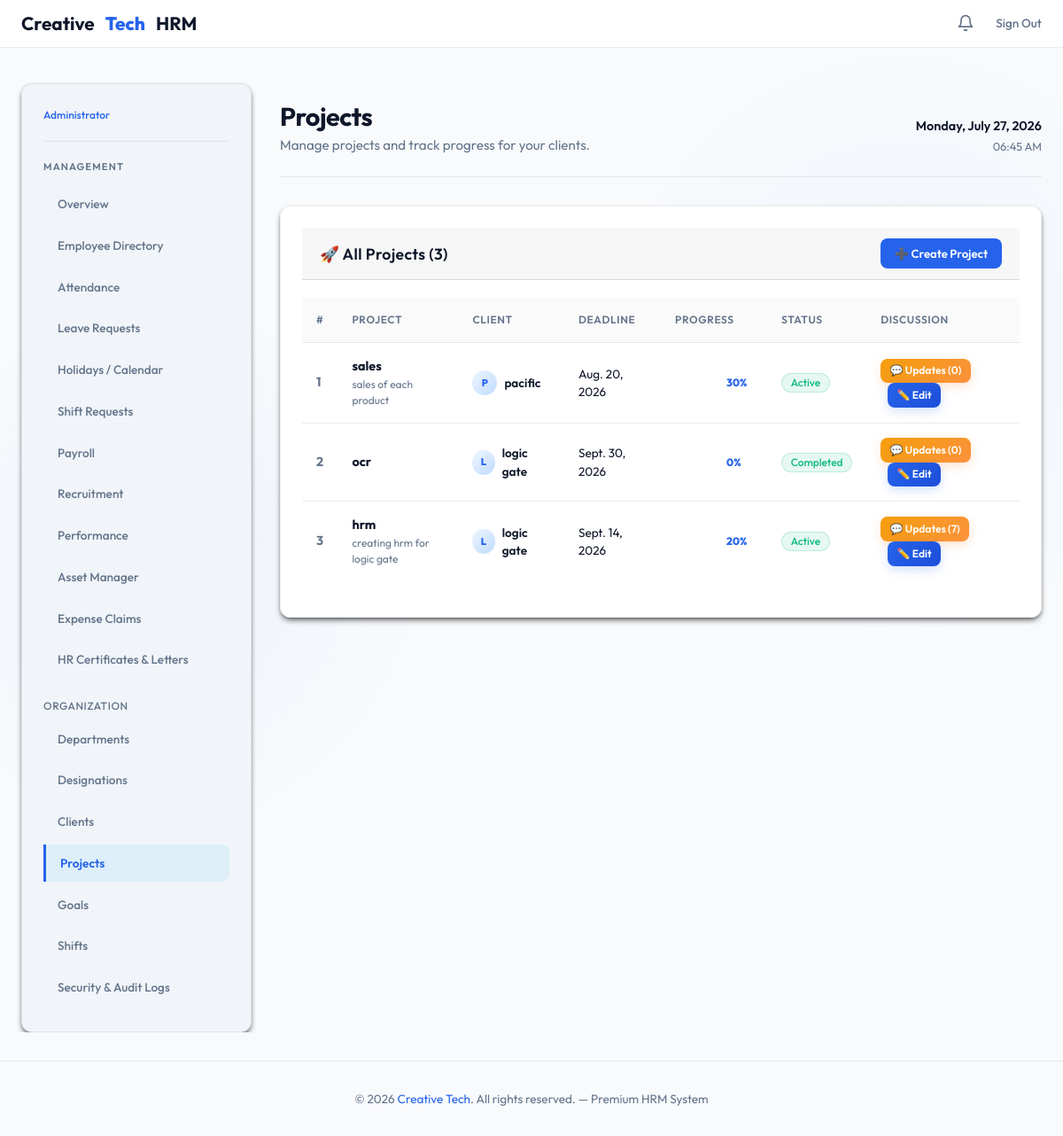
The app's page /admin-dashboard/projects/ (signed in) with its own data.
### employees/models.py (models this page shows, shortened)
class Project(models.Model):
    STATUS_CHOICES = [
        ('Active', 'Active'),
        ('Completed', 'Completed'),
        ('On Hold', 'On Hold'),
    ]
    name = models.CharField(max_length=200)
    client = models.ForeignKey(Client, on_delete=models.SET_NULL, null=True, blank=True, related_name='projects')
    assigned_employees = models.ManyToManyField(Employee, related_name='assigned_projects', blank=True)
    description = models.TextField(blank=True, null=True)
    deadline = models.DateField(blank=True, null=True)
    progress = models.IntegerField(default=0)  # 0-100
    status = models.CharField(max_length=20, choices=STATUS_CHOICES, default='Active')
    created_at = models.DateTimeField(auto_now_add=True)

class Client(models.Model):
    user = models.OneToOneField(User, on_delete=models.CASCADE, related_name='client_profile', null=True, blank=True)
    company_name = models.CharField(max_length=200)
    client_id = models.CharField(max_length=50, blank=True, null=True)
    contact_person = models.CharField(max_length=150)
    email = models.EmailField()
    phone = models.CharField(max_length=20, blank=True, null=True)
    STATUS_CHOICES = [
        ('Active', 'Active'),
        ('Inactive', 'Inactive'),
    ]
    status = models.CharField(max_length=20, choices=STATUS_CHOICES, default='Active')
    created_at = models.DateTimeField(auto_now_add=True)

### employees/views.py (the view)
    def wrapper(request, *args, **kwargs):
        if not request.user.is_authenticated:
            return redirect('admin_login')
        try:
            if not request.user.employee.is_company_admin:
                messages.error(request, "Unauthorized access. Admins only.")
                return redirect('employee_dashboard')
        except Employee.DoesNotExist:
            logout(request)
            return redirect('admin_login')
        return view_func(request, *args, **kwargs)

### employees/context_processors.py (called while the page is built)
def admin_notifications(request):
    notifications_count = 0
    if request.user.is_authenticated and hasattr(request.user, 'employee') and request.user.employee.is_company_admin:
        notifications_count += LeaveRequest.objects.filter(status='Pending').count()
    return {'admin_notifications_count': notifications_count}

def global_notifications(request):
    if request.user.is_authenticated:
        unread_notifications = Notification.objects.filter(user=request.user, is_read=False).order_by('-created_at')
        all_notifications = Notification.objects.filter(user=request.user).order_by('-created_at')[:10]
        return {
            'user_notifications': all_notifications,
            'unread_notifications_count': unread_notifications.count()
        }
    return {}

### employees/models.py (called while the page is built)
    def __str__(self):
        return self.name

### employees/views.py (called while the page is built, shortened)
def admin_only(view_func):
    def wrapper(request, *args, **kwargs):
        if not request.user.is_authenticated:
            return redirect('admin_login')
        try:
            if not request.user.employee.is_company_admin:
                messages.error(request, "Unauthorized access. Admins only.")
                return redirect('employee_dashboard')
        except Employee.DoesNotExist:
            logout(request)
            return redirect('admin_login')
        return view_func(request, *args, **kwargs)
    return wrapper

@admin_only
def projects_view(request):
    projects = Project.objects.all().select_related('client').prefetch_related('assigned_employees__user').order_by('-created_at')
    clients = Client.objects.filter(status='Active').order_by('company_name')
    all_employees = Employee.objects.select_related('user').order_by('user__first_name')
    return render(request, 'employees/projects.html', {'projects': projects, 'clients': clients, 'all_employees': all_employees})

### employees/templates/employees/projects.html (shortened to what this page needs)
{% extends 'employees/admin_base.html' %}
{% block page_title %}Projects{% endblock %}
{% block page_subtitle %}Manage projects and track progress for your clients.{% endblock %}
{% block nav_projects %}active{% endblock %}
{% block admin_content %}
<div>
    <div class="card">
        <div class="card-header" style="display:flex; justify-content:space-between; align-items:center;">
            <h2 class="card-title">🚀 All Projects ({{ projects|length }})</h2>
            <button onclick="openAddProjectModal()" class="btn-submit" style="padding:0.45rem 1rem; font-size:0.82rem; display:flex; align-items:center; gap:0.4rem;">
                ➕ Create Project
            </button>
        </div>
        <div class="table-container">
            <table>
                <thead>
                    <tr>
                        <th>#</th>
                        <th>Project</th>
                        <th>Client</th>
                        <th>Deadline</th>
                        <th>Progress</th>
                        <th>Status</th>
                        <th>Discussion</th>
                    </tr>
                </thead>
                <tbody>
                    {% for project in projects %}
                    <tr>
                        <td style="color:var(--text-muted);font-weight:700;">{{ forloop.counter }}</td>
                        <td>
                            <div style="font-weight:700;">{{ project.name }}</div>
                            {% if project.description %}<div style="font-size:0.75rem;color:var(--text-muted);">{{ project.description|truncatechars:40 }}</div>{% endif %}
                        </td>
                        <td>
                            {% if project.client %}
                            <div style="display:flex;align-items:center;gap:0.5rem;">
                                <div style="width:28px;height:28px;border-radius:50%;background:linear-gradient(135deg,#eff6ff,#bfdbfe);display:flex;align-items:center;justify-content:center;font-weight:800;color:var(--primary);font-size:0.7rem;">
                                    {{ project.client.company_name|first|upper }}
                                </div>
                                <span style="font-size:0.85rem;font-weight:600;">{{ project.client.company_name }}</span>
                            </div>
                            {% else %}
                            <span style="color:var(--text-muted);">Internal</span>
                            {% endif %}
                        </td>
                        <td style="font-size:0.85rem;color:{% if project.deadline %}var(--text-main){% else %}var(--text-muted){% endif %};">
                            {{ project.deadline|default:"No deadline" }}
                        </td>
                        <td style="min-width:120px;">
                            <div style="display:flex;align-items:center;gap:0.65rem;">
                                <span style="font-size:0.75rem;font-weight:800;color:var(--primary);min-width:30px;">{{ project.progress }}%</span>
                            </div>
                        </td>
                        <td><span class="badge badge-{{ project.status }}">{{ project.status }}</span></td>
                        <td>
                            <a href="{% url 'admin_project_detail' project.id %}" class="btn-submit" style="padding:0.3rem 0.65rem;font-size:0.75rem;background:linear-gradient(135deg,var(--warning),#fb923c);box-shadow:0 4px 12px rgba(249,115,22,0.2);text-decoration:none;white-space:nowrap;">💬 Updates ({{ project.updates.count }})</a>
                            <button type="button" class="btn-submit" onclick="openEditProjectModal('{{ project.id }}', '{{ project.name|escapejs }}', '{{ project.client.id|default:'' }}', '{{ project.deadline|date:'Y-m-d'|default:'' }}', '{{ project.progress }}', '{{ project.status }}', '{{ project.description|escapejs }}')" style="padding:0.3rem 0.65rem;font-size:0.75rem;background:linear-gradient(135deg,var(--primary),var(--primary-hover));box-shadow:0 4px 12px rgba(37,99,235,0.2);margin-left:0.5rem;">✏️ Edit</button>
                        </td>
                    </tr>
                    {% empty %}
                    <tr><td colspan="7" style="text-align:center;color:var(--text-muted);padding:3rem;">No projects created yet.</td></tr>
                    {% endfor %}
                </tbody>
            </table>
        </div>
    </div>
</div>
{% endblock %}

### employees/templates/employees/base.html (style rules this page uses)
:root { --bg: #f8fafc; --bg-secondary: #f1f5f9; --card-bg: rgba(255, 255, 255, 0.95); --border: rgba(15, 23, 42, 0.08); --border-hover: rgba(15, 23, 42, 0.15); --primary: #2563eb; --primary-hover: #1d4ed8; --accent: #3b82f6; --text-main: #0f172a; --text-muted: #64748b; --success: #10b981; --success-bg: rgba(16, 185, 129, 0.1); --warning: #f59e0b; --warning-bg: rgba(245, 158, 11, 0.1); --danger: #ef4444; --danger-bg: rgba(239, 68, 68, 0.1); --radius: 12px; --shadow-md: 0 4px 6px -1px rgba(0, 0, 0, 0.5), 0 2px 4px -2px rgba(0, 0, 0, 0.5); --shadow-lg: 0 10px 15px -3px rgba(0, 0, 0, 0.5), 0 4px 6px -4px rgba(0, 0, 0, 0.5); }
* { box-sizing: border-box; margin: 0; padding: 0; font-family: 'Outfit', sans-serif; }
html, body { max-width: 100vw; overflow-x: hidden; }
body { background-color: var(--bg); color: var(--text-main); min-height: 100vh; display: flex; flex-direction: column; background-image: radial-gradient(circle at 15% 50%, rgba(37, 99, 235, 0.05), transparent 25%), radial-gradient(circle at 85% 30%, rgba(59, 130, 246, 0.05), transparent 25%); }
.card { background: var(--card-bg); backdrop-filter: blur(16px); -webkit-backdrop-filter: blur(16px); border: 1px solid var(--border); border-radius: var(--radius); padding: 1.5rem; box-shadow: var(--shadow-md); margin-bottom: 1.5rem; transition: border-color 0.3s ease; }
.card-header { margin-bottom: 1.25rem; display: flex; justify-content: space-between; align-items: center; }
.card-title { font-size: 1.1rem; font-weight: 600; color: var(--text-main); letter-spacing: 0.02em; margin: 0; }
.table-container, .table-responsive { overflow-x: auto !important; -webkit-overflow-scrolling: touch; width: 100%; max-width: 100%; margin-bottom: 1rem; }
table { width: 100%; border-collapse: collapse; font-size: 0.9rem; text-align: left; }
th { padding: 1rem; font-size: 0.75rem; font-weight: 600; color: var(--text-muted); text-transform: uppercase; letter-spacing: 0.05em; border-bottom: 1px solid var(--border); background: rgba(15, 23, 42, 0.02); }
td { padding: 1rem; border-bottom: 1px solid var(--border); color: var(--text-main); vertical-align: middle; }
tr:last-child td { border-bottom: none; }
tbody tr { transition: background 0.2s; }
.btn-submit, .btn-submit-leave, .btn-action-submit, .btn-approve { background: var(--primary); color: #ffffff; border: none; padding: 0.75rem 1.5rem; border-radius: 8px; font-weight: 600; font-size: 0.9rem; cursor: pointer; transition: all 0.2s; display: inline-block; text-decoration: none; text-align: center; }
.badge { font-size: 0.75rem; font-weight: 500; padding: 0.25rem 0.6rem; border-radius: 9999px; display: inline-block; border: 1px solid transparent; }
.badge-Approved, .badge-Active, .badge-Completed, .badge-Hired { background-color: var(--success-bg); color: var(--success); border-color: rgba(16, 185, 129, 0.2); }

### records on screen
Project: name "sales", description "sales of each product", client.company_name|first "P", client.company_name "pacific", deadline "Aug. 20, 2026", progress "30", status "Active", updates.count "0"
Project: name "ocr", client.company_name|first "L", client.company_name "logic gate", deadline "Sept. 30, 2026", progress "0", status "Completed", updates.count "0"
Project: name "hrm", description "creating hrm for logic gate", client.company_name|first "L", client.company_name "logic gate", deadline "Sept. 14, 2026", progress "20", status "Active", updates.count "7"

### other values on screen
{{ projects|length }} "3"
